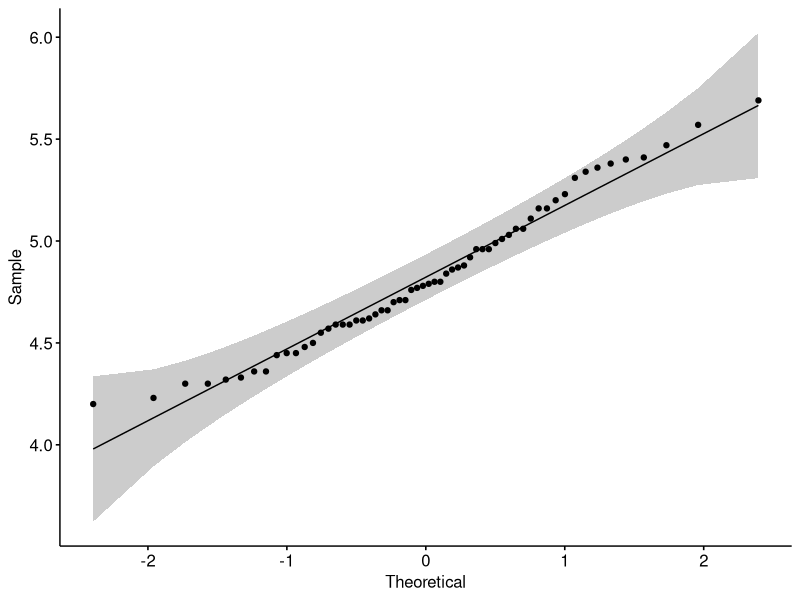
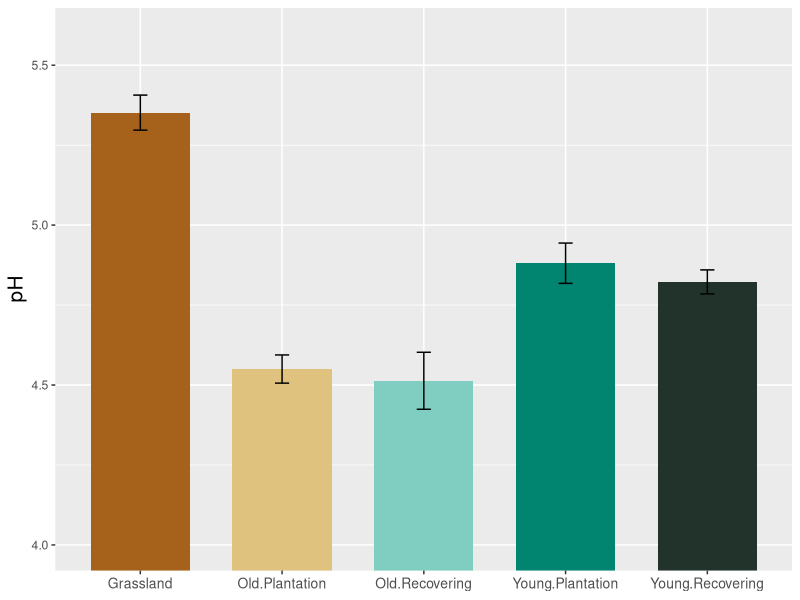
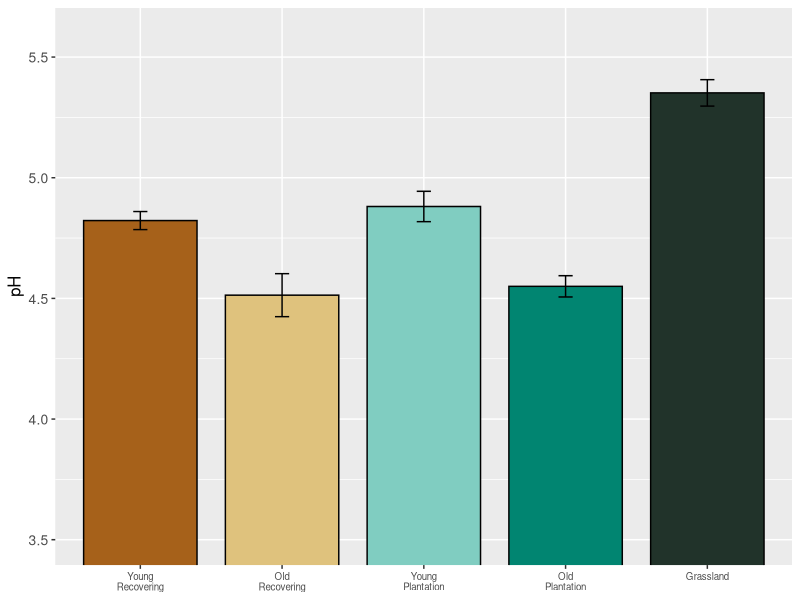
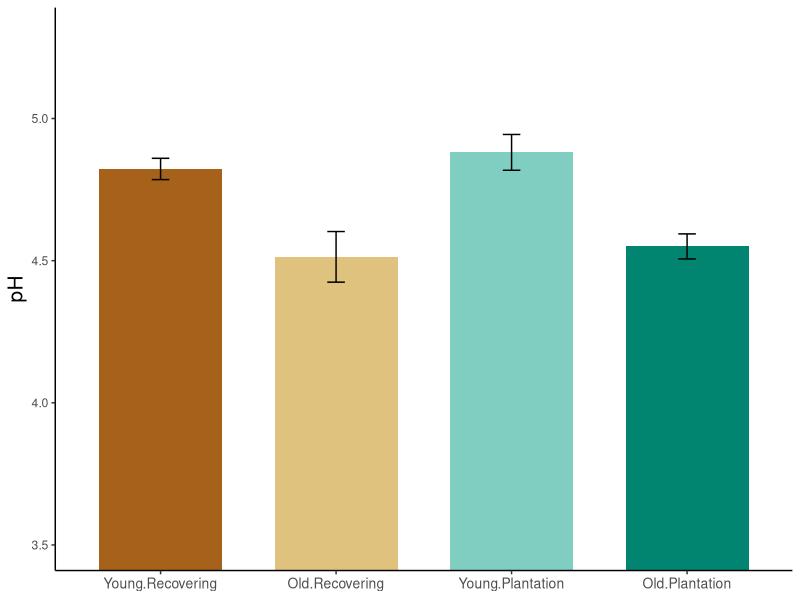
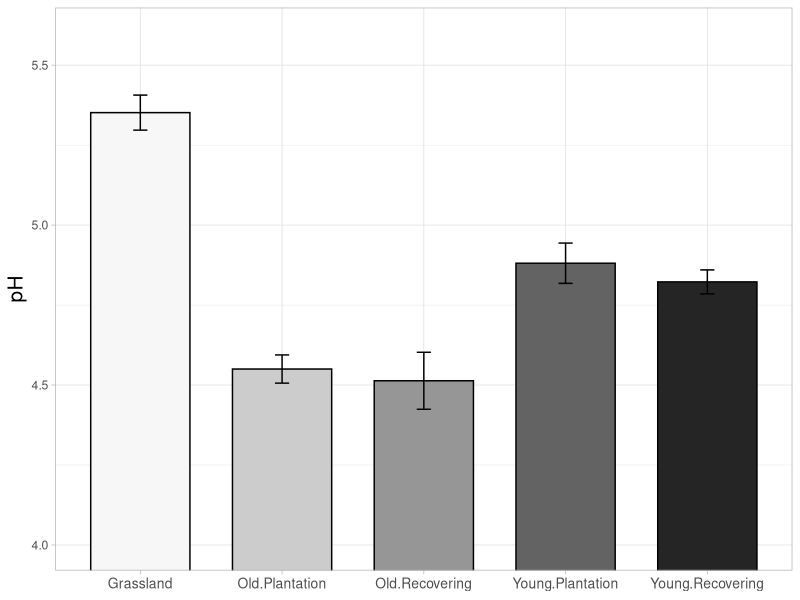
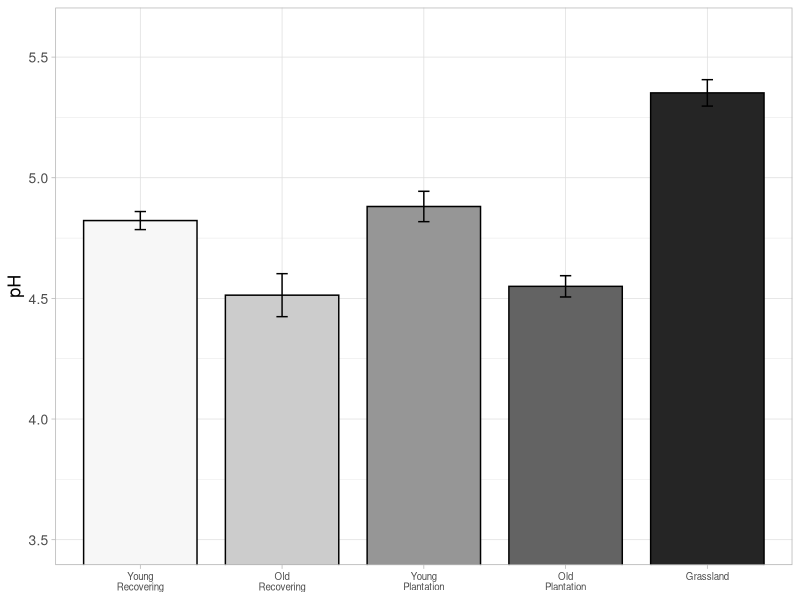
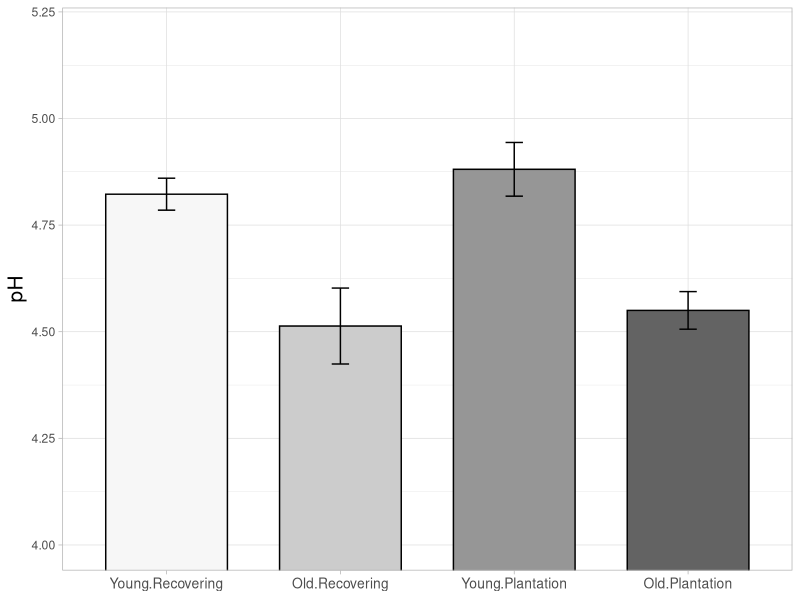
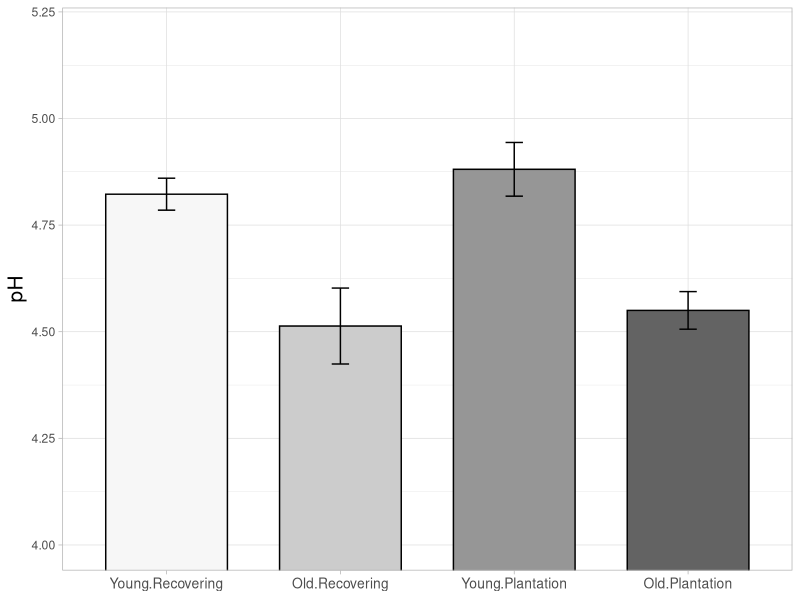

Reproduce these figures in R, in order.
# Effect of land management on soil pH
# Attempting to produce a bar chart 
# Emma Gemal, s1758915@sms.ed.ac.uk
# University of Edinburgh
# Created 22/10/2019, Updated: 28/10/2019


## Library ----
library(plyr)
library(tidyverse)
library(ggpubr)  
library(plotrix)


## Loading data ----
soilph <- read.csv("Data/soil-ph-data.csv")
str(soilph)


## Checking normality ----
ggqqplot(soilph$ph)
# pretty close to the line, looks good 


## Data manipulation ----
soilph <- soilph %>% 
              mutate(site = revalue(site, c("site1" = "Young.Recovering",
                                            "site2" = "Young.Plantation",
                                            "site3" = "Old.Recovering",
                                            "site4" = "Old.Plantation",
                                            "site5" = "Grassland"))) 
detach(package:plyr)
phmean_se <- soilph %>% 
              group_by(site) %>% 
              summarize(mean_ph = mean(ph), se = std.error(ph))


## All sites barplot ----
(all_sites <- ggplot(data = phmean_se, aes(x = site, y = mean_ph, fill = site)) +
                geom_col(show.legend = FALSE, width = 0.7) +
                geom_errorbar(aes(ymin = mean_ph - se, ymax = mean_ph + se), width = 0.1) +
                scale_fill_manual(values = c("#a6611a", 
                                             "#dfc27d",
                                             "#80cdc1",
                                             "#018571",
                                             "#21332A")) +
                labs(y = "pH") +
                theme_grey() +
                theme(axis.title.x = element_blank(),
                      axis.text.x = element_text(size = 10),
                      axis.title.y = element_text(size = 15)) +
                coord_cartesian(ylim = c(4,5.6)))


## All sites (reordered) ----
sites_ordered <- phmean_se %>% 
                    mutate(site = factor(site, levels = c("Young.Recovering",
                                                          "Old.Recovering",
                                                          "Young.Plantation",
                                                          "Old.Plantation",
                                                          "Grassland"))) %>% 
                    arrange(site)

# plot of all sites (ordered by recovering and plantation)
(plot_all_ordered <- ggplot(data = sites_ordered, aes(x = site, y = mean_ph, fill = site)) +
                        geom_col(show.legend = FALSE, width = 0.8, color = "black") +
                        geom_errorbar(aes(ymin = mean_ph - se, ymax = mean_ph + se), width = 0.1) +
                        scale_fill_manual(values = c("#a6611a", 
                                                     "#dfc27d",
                                                     "#80cdc1",
                                                     "#018571",
                                                     "#21332A")) +
                        labs(y = "pH") +
                        scale_x_discrete(labels = c("Young.Recovering" = "Young\nRecovering", 
                                                    "Old.Recovering" = "Old\nRecovering", 
                                                    "Young.Plantation" = "Young\nPlantation", 
                                                    "Old.Plantation" = "Old\nPlantation", 
                                                    "Grassland" = "Grassland")) +
                        theme_grey() +
                        theme(axis.title.x = element_blank(),
                              axis.text.x = element_text(size = 7),
                              axis.title.y = element_text(size = 12),
                              axis.text.y = element_text(size = 10)) +
                        coord_cartesian(ylim = c(3.5,5.6)))



## Managed sites ----
managed_sites <- subset(sites_ordered, site != "Grassland")

(plot_managed <- ggplot(data = managed_sites, aes(x = site, y = mean_ph, fill = site)) +
        geom_col(show.legend = FALSE, width = 0.7) +
        geom_errorbar(aes(ymin = mean_ph - se, ymax = mean_ph + se), width = 0.1) +
        scale_fill_manual(values = c("#a6611a", 
                                     "#dfc27d",
                                     "#80cdc1",
                                     "#018571")) +
        labs(y = "pH") +
        theme_classic() +
        theme(axis.title.x = element_blank(),
              axis.text.x = element_text(size = 10),
              axis.title.y = element_text(size = 15)) +
        coord_cartesian(ylim = c(3.5,5.3)))



## Black & White plots ----
# all sites
(all_bw <- ggplot(data = phmean_se, aes(x = site, y = mean_ph, fill = site)) +
     geom_col(show.legend = FALSE, width = 0.7, color = "black") +
     geom_errorbar(aes(ymin = mean_ph - se, ymax = mean_ph + se), width = 0.1) +
     scale_fill_manual(values = c("#f7f7f7", 
                                  "#cccccc",
                                  "#969696",
                                  "#636363",
                                  "#252525")) +
     labs(y = "pH") +
     theme_light() +    # has to go before the other theme preferences  
     theme(axis.title.x = element_blank(),
           axis.text.x = element_text(size = 10),
           axis.title.y = element_text(size = 15)) +
     coord_cartesian(ylim = c(4,5.6)))


# all sites rearranged  
(all_ord_bw <- ggplot(data = sites_ordered, aes(x = site, y = mean_ph, fill = site)) +
        geom_col(show.legend = FALSE, width = 0.8, color = "black") +
        geom_errorbar(aes(ymin = mean_ph - se, ymax = mean_ph + se), width = 0.08) +
        scale_fill_manual(values = c("#f7f7f7", 
                                     "#cccccc",
                                     "#969696",
                                     "#636363",
                                     "#252525")) +
        labs(y = "pH") +
        scale_x_discrete(labels = c("Young.Recovering" = "Young\nRecovering", 
                                    "Old.Recovering" = "Old\nRecovering", 
                                    "Young.Plantation" = "Young\nPlantation", 
                                    "Old.Plantation" = "Old\nPlantation", 
                                    "Grassland" = "Grassland")) +   # makes it more clear
        theme_light() +
        theme(axis.title.x = element_blank(),
              axis.text.x = element_text(size = 7),
              axis.title.y = element_text(size = 13),
              axis.text.y = element_text(size = 10))) +
        coord_cartesian(ylim = c(3.5,5.6))


# managed sites 
(managed_bw <- ggplot(data = managed_sites, aes(x = site, y = mean_ph, fill = site)) +
        geom_col(show.legend = FALSE, width = 0.7, color = "black") +
        geom_errorbar(aes(ymin = mean_ph - se, ymax = mean_ph + se), width = 0.1) +
        scale_fill_manual(values = c("#f7f7f7", 
                                     "#cccccc",
                                     "#969696",
                                     "#636363")) +
        labs(y = "pH") +
        theme_light() +
        theme(axis.title.x = element_blank(),
              axis.text.x = element_text(size = 10),
              axis.title.y = element_text(size = 15)) +
        coord_cartesian(ylim = c(4,5.2)))


# Saving & Finalizing Plots ----
ggsave(filename = "all_ordered_border2.png",
       path = "Scaled_graphs",
       width = 3.7,
       height = 3.5, units = c("in"))
